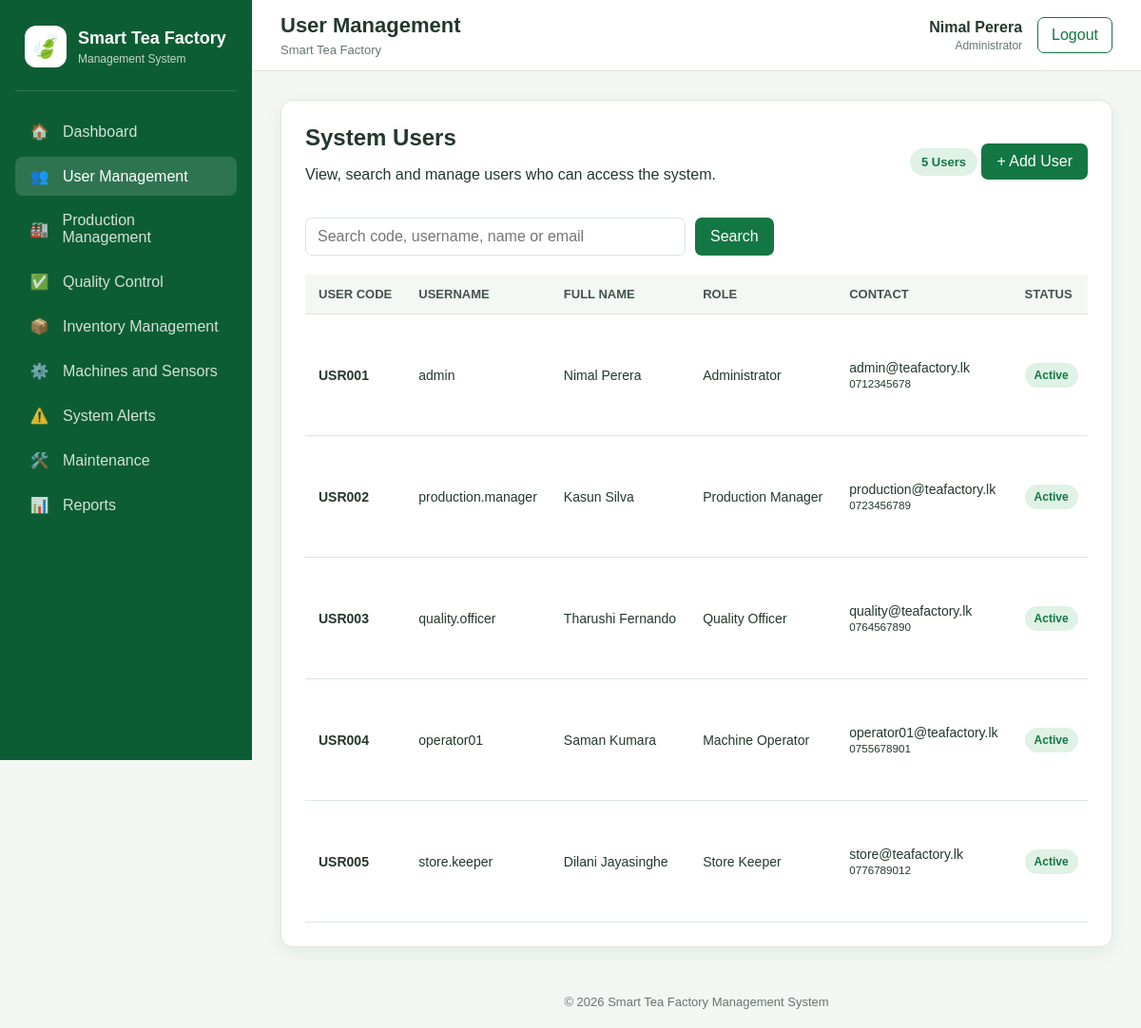
The page /public/users/index.php (signed in) on the database its author committed.
### tables this page shows
CREATE TABLE users (
    user_id INT UNSIGNED AUTO_INCREMENT,
    user_code VARCHAR(10) NOT NULL,
    username VARCHAR(50) NOT NULL,
    password_hash VARCHAR(255) NOT NULL,
    full_name VARCHAR(100) NOT NULL,

    role ENUM(
        'Administrator',
        'Production Manager',
        'Quality Officer',
        'Machine Operator',
        'Store Keeper'
    ) NOT NULL,

    email VARCHAR(100),
    phone VARCHAR(20),

    account_status ENUM(
        'Active',
        'Inactive'
    ) NOT NULL DEFAULT 'Active',

    last_login_at DATETIME NULL,

    created_at TIMESTAMP NOT NULL DEFAULT CURRENT_TIMESTAMP,

    updated_at TIMESTAMP NOT NULL
        DEFAULT CURRENT_TIMESTAMP
        ON UPDATE CURRENT_TIMESTAMP,

    CONSTRAINT pk_users
        PRIMARY KEY (user_id),

    CONSTRAINT uq_users_user_code
        UNIQUE (user_code),

    CONSTRAINT uq_users_username
        UNIQUE (username),

    CONSTRAINT uq_users_email
        UNIQUE (email)
);

### public/users/index.php (the view, shortened to what this page needs)
<?php
$pdo = getDatabaseConnection();
$search = trim(
    (string) ($_GET['search'] ?? '')
);
$sql = "
    SELECT
        user_id,
        user_code,
        username,
        full_name,
        role,
        email,
        phone,
        account_status,
        last_login_at,
        created_at
    FROM users
";
$parameters = [];
$sql .= " ORDER BY user_id ASC";
$statement = $pdo->prepare($sql);
$statement->execute($parameters);
$users = $statement->fetchAll();
require_once __DIR__ . '/../../templates/header.php';
?>
<section class="card">
    <div class="page-actions">
        <div>
            <h2>System Users</h2>
            <p>
                View, search and manage users who can access
                the system.
            </p>
        </div>
        <div>
            <span class="role-badge">
                <?= count($users) ?>
                User<?= count($users) === 1 ? '' : 's' ?>
            </span>
            <a
                href="<?= BASE_URL ?>/users/create.php"
                class="button"
            >
                + Add User
            </a>
        </div>
    </div>
    <form
        action="<?= BASE_URL ?>/users/index.php"
        method="GET"
        class="search-form"
    >
        <input
            type="search"
            name="search"
            value="<?= htmlspecialchars($search) ?>"
            placeholder="Search code, username, name or email"
        >
        <button
            type="submit"
            class="button"
        >
            Search
        </button>
    </form>
    <div class="table-container">
        <table class="data-table">
            <thead>
            <tr>
                <th>User Code</th>
                <th>Username</th>
                <th>Full Name</th>
                <th>Role</th>
                <th>Contact</th>
                <th>Status</th>
            </tr>
            </thead>
            <tbody>
            <?php if ($users === []): ?>
                <tr>
                    <td
                        colspan="8"
                        class="empty-state"
                    >
                        No users were found.
                    </td>
                </tr>
            <?php else: ?>
                <?php foreach ($users as $listedUser): ?>
                    <?php
                    $statusClass =
                        $listedUser['account_status']
                        === 'Active'
                            ? 'status-active'
                            : 'status-inactive';
                    ?>
                    <tr>
                        <td>
                            <strong>
                                <?= htmlspecialchars(
                                    $listedUser['user_code']
                                ) ?>
                            </strong>
                        </td>
                        <td>
                            <?= htmlspecialchars(
                                $listedUser['username']
                            ) ?>
                        </td>
                        <td>
                            <?= htmlspecialchars(
                                $listedUser['full_name']
                            ) ?>
                        </td>
                        <td>
                            <?= htmlspecialchars(
                                $listedUser['role']
                            ) ?>
                        </td>
                        <td>
                            <div>
                                <?= htmlspecialchars(
                                    $listedUser['email'] ?? '—'
                                ) ?>
                            </div>
                            <small>
                                <?= htmlspecialchars(
                                    $listedUser['phone'] ?? '—'
                                ) ?>
                            </small>
                        </td>
                        <td>
                            <span
                                class="status-badge
                                    <?= $statusClass ?>"
                            >
                                <?= htmlspecialchars(
                                    $listedUser['account_status']
                                ) ?>
                            </span>
                        </td>
                    </tr>
                <?php endforeach; ?>
            <?php endif; ?>
            </tbody>
        </table>
    </div>
</section>
<?php
require_once __DIR__ . '/../../templates/footer.php';
?>

### public/assets/css/app.css (style rules this page uses)
* { box-sizing: border-box; }
:root { --primary: #137744; --primary-dark: #0d5d34; --primary-light: #dff2e5; --background: #f2f7f3; --surface: #ffffff; --text: #24382d; --muted: #67766d; --border: #dce6df; --danger: #c92a34; --warning: #b26a00; --success: #137744; --sidebar-width: 265px; }
body { margin: 0; font-family: Arial, sans-serif; background: var(--background); color: var(--text); }
button, input, select, textarea { font: inherit; }
.card { padding: 25px; border: 1px solid var(--border); border-radius: 13px; background: white; box-shadow: 0 6px 18px rgba(0, 50, 25, 0.06); }
.role-badge { display: inline-block; padding: 7px 12px; border-radius: 20px; background: var(--primary-light); color: var(--primary); font-weight: bold; font-size: 13px; }
.page-actions { display: flex; justify-content: space-between; align-items: center; gap: 15px; margin-bottom: 20px; }
.page-actions h2 { margin: 0; }
.button { display: inline-block; padding: 10px 16px; border: none; border-radius: 7px; background: var(--primary); color: white; text-decoration: none; cursor: pointer; }
.search-form { display: flex; gap: 10px; margin-bottom: 20px; }
.search-form input { width: min(400px, 100%); padding: 10px 12px; border: 1px solid var(--border); border-radius: 7px; }
.table-container { width: 100%; overflow-x: auto; }
.data-table { width: 100%; border-collapse: collapse; white-space: nowrap; }
.data-table th, .data-table td { padding: 13px 14px; border-bottom: 1px solid var(--border); text-align: left; font-size: 14px; }
.data-table th { background: #f4f8f5; color: #425348; font-size: 13px; text-transform: uppercase; }
.status-badge { display: inline-block; padding: 6px 10px; border-radius: 20px; font-size: 12px; font-weight: bold; }
.status-active { background: #dff2e5; color: #137744; }

### rows shown on the page
users: user_code "USR001", username "admin", full_name "Nimal Perera", role "Administrator", email "admin@teafactory.lk", phone "0712345678", account_status "Active"
users: user_code "USR002", username "production.manager", full_name "Kasun Silva", role "Production Manager", email "production@teafactory.lk", phone "0723456789", account_status "Active"
users: user_code "USR003", username "quality.officer", full_name "Tharushi Fernando", role "Quality Officer", email "quality@teafactory.lk", phone "0764567890", account_status "Active"
users: user_code "USR004", username "operator01", full_name "Saman Kumara", role "Machine Operator", email "operator01@teafactory.lk", phone "0755678901", account_status "Active"
users: user_code "USR005", username "store.keeper", full_name "Dilani Jayasinghe", role "Store Keeper", email "store@teafactory.lk", phone "0776789012", account_status "Active"

### other values the page prints
$module['icon'] "👥"
$module['title'] "User Management"
$module['icon'] "🏭"
$module['title'] "Production Management"
$module['icon'] "✅"
$module['title'] "Quality Control"
$module['icon'] "📦"
$module['title'] "Inventory Management"
$module['icon'] "⚙️"
$module['title'] "Machines and Sensors"
$module['icon'] "⚠️"
$module['title'] "System Alerts"
$module['icon'] "🛠️"
$module['title'] "Maintenance"
$module['icon'] "📊"
